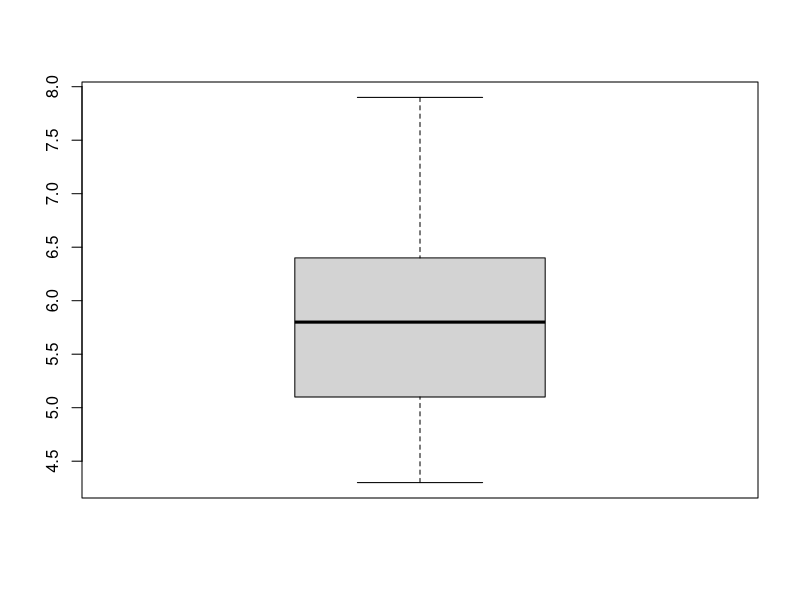
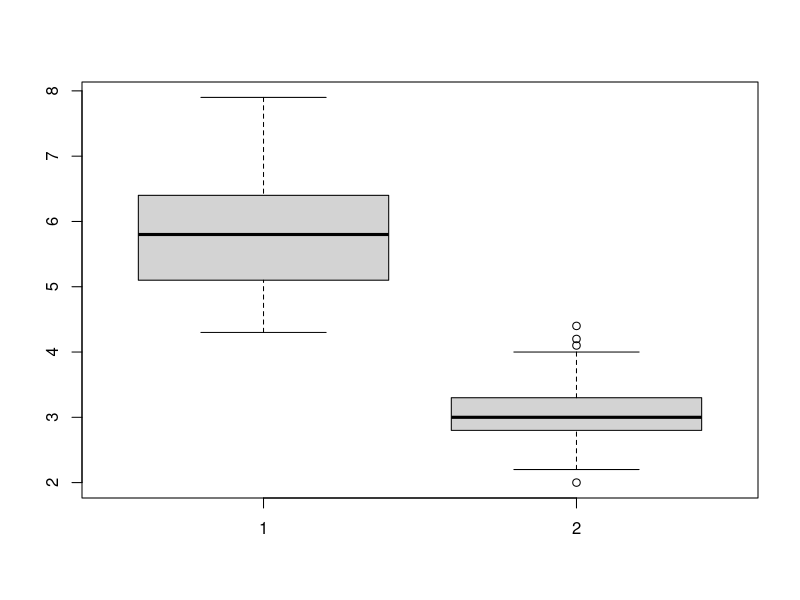
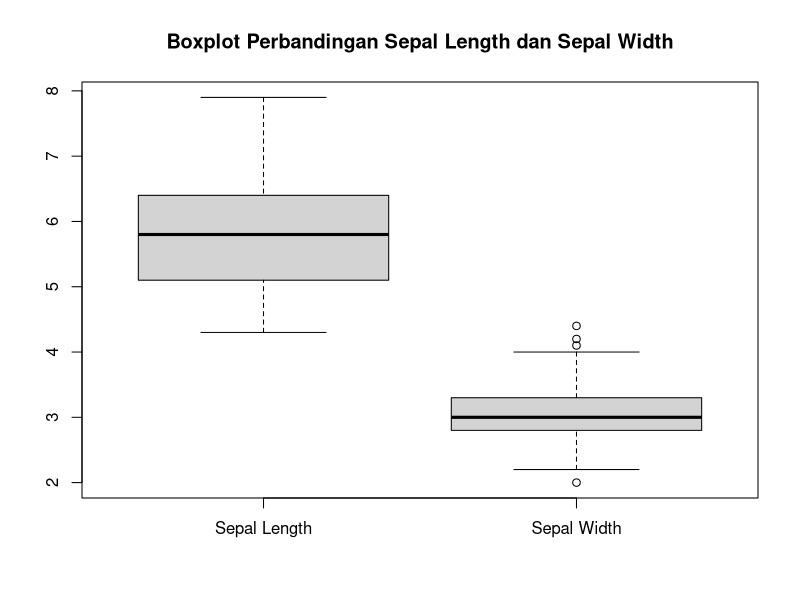
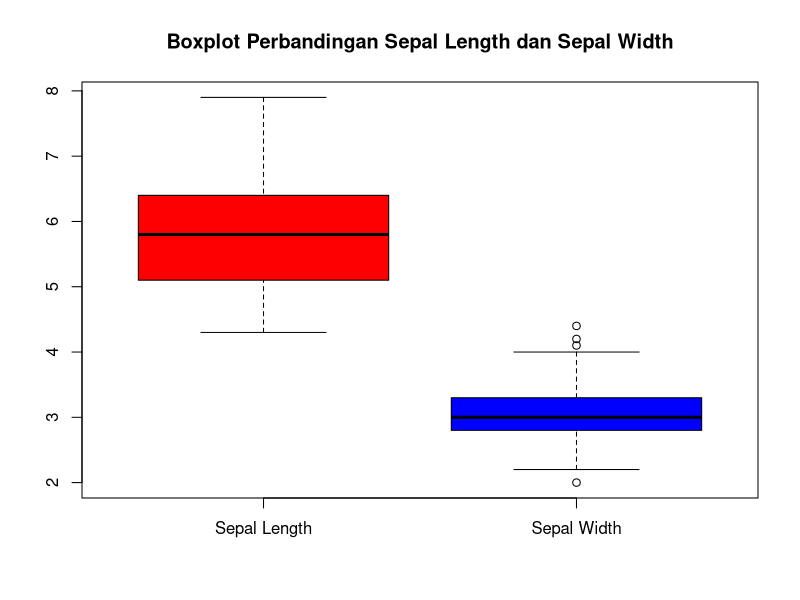
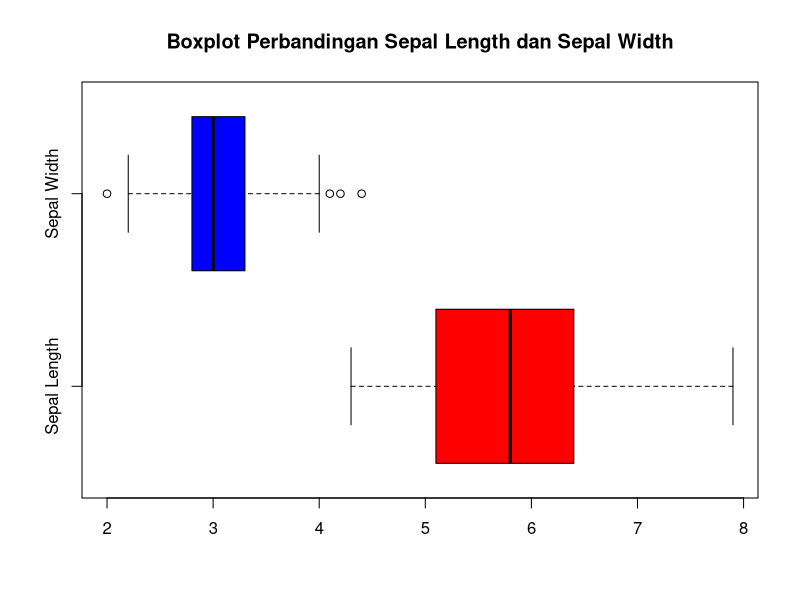
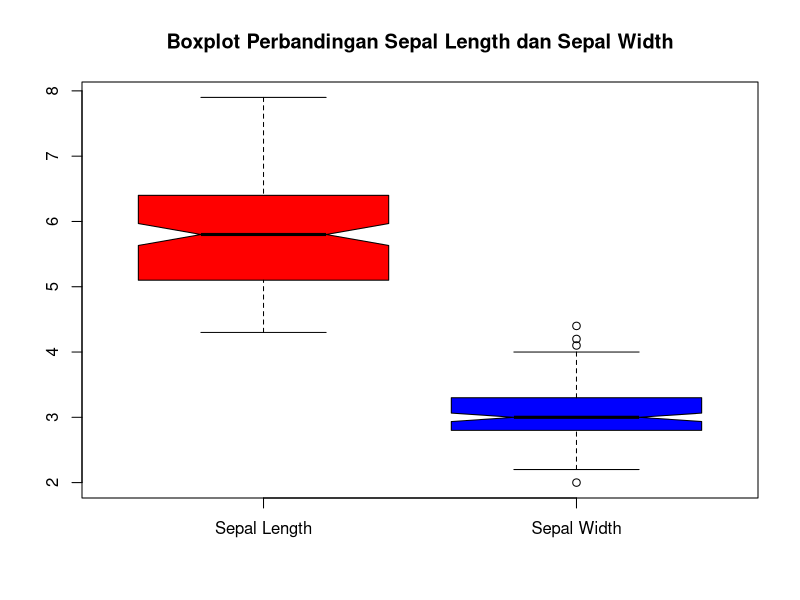
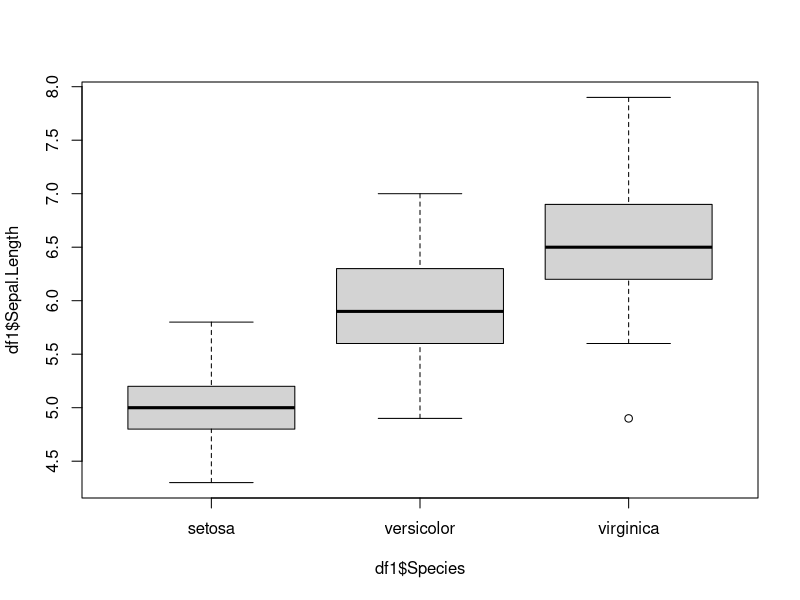
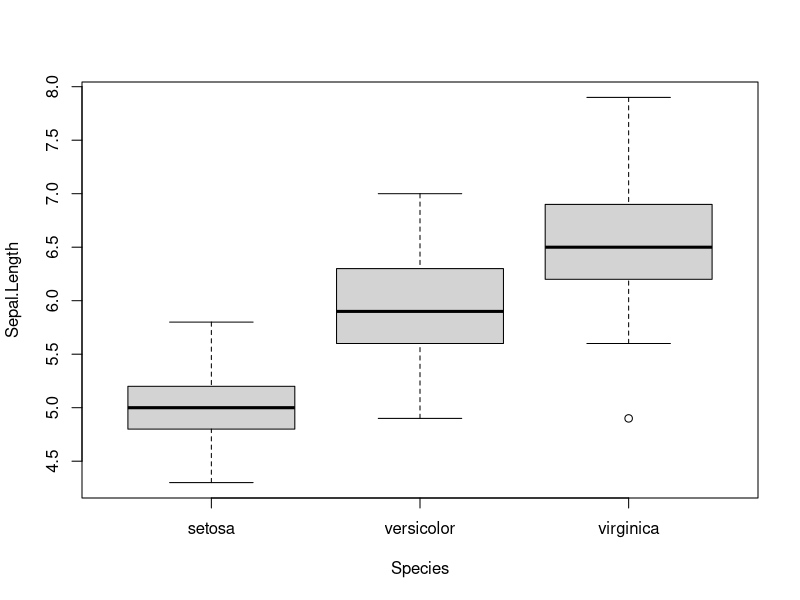

Recreate these plots in R, in order.
## ---- chunk 1
data("iris")
## ---- chunk 2
df1 <- iris
## ---- chunk 3
View(df1)
df1
## ---- chunk 4
ls(df1)
## ---- chunk 5
boxplot(df1$Sepal.Length) #1 variabel
## ---- chunk 6
boxplot(df1$Sepal.Length, df1$Sepal.Width) #2 variabel atau lebih
## ---- chunk 7
boxplot(df1$Sepal.Length, df1$Sepal.Width,
        main = "Boxplot Perbandingan Sepal Length dan Sepal Width",
        names = c("Sepal Length", "Sepal Width")) #tambahkan judul dan xlabel
## ---- chunk 8
boxplot(df1$Sepal.Length, df1$Sepal.Width,
        main = "Boxplot Perbandingan Sepal Length dan Sepal Width",
        names = c("Sepal Length", "Sepal Width"),
        col = c("red", "blue")) #ganti warna
## ---- chunk 9
boxplot(df1$Sepal.Length, df1$Sepal.Width,
        main = "Boxplot Perbandingan Sepal Length dan Sepal Width",
        names = c("Sepal Length", "Sepal Width"),
        col = c("red", "blue"),
        horizontal = TRUE) #rotate jadi horizontal
## ---- chunk 10
boxplot(df1$Sepal.Length, df1$Sepal.Width,
        main = "Boxplot Perbandingan Sepal Length dan Sepal Width",
        names = c("Sepal Length", "Sepal Width"),
        col = c("red", "blue"),
        notch = TRUE) # jadi "mengerucut" di sekitar median
## ---- chunk 11
boxplot(df1$Sepal.Length ~ df1$Species)
## ---- chunk 12
boxplot(Sepal.Length ~ Species, data = df1)
## ---- chunk 13
boxplot(df1$Sepal.Length ~ df1$Species, 
        main = "Perbandingan Sepal Length berdasarkan Species",
        xlab = "Species",
        ylab = "Sepal Length",
        col = c("blue","yellow","red"))
## ---- chunk 14
plot(df1)
## ---- chunk 15
plot(df1$Sepal.Length, df1$Sepal.Width)
## ---- chunk 16
plot(df1$Sepal.Length, df1$Sepal.Width, 
     main = "Ini Judul grafiknya")
## ---- chunk 17
plot(df1$Sepal.Length, df1$Sepal.Width, 
     main = "Ini Judul grafiknya",
     xlab = "Sumbu X",
     ylab = "Sumbu Y")
## ---- chunk 18
plot(df1$Sepal.Length, df1$Sepal.Width,
     main = "Scatter Plot Sepal Length dengan Sepal Width",
     xlab = "Sepal Length",
     ylab = "Sepal Width",
     col = "blue")
## ---- chunk 19
?stem
View(ChickWeight) #data dari r
stem(ChickWeight$weight)
hist(ChickWeight$weight) #buat perbandingan
## ---- chunk 20
min(ChickWeight$weight) #cek nilai minimumnya
max(ChickWeight$weight) #cek maxnya
## ---- chunk 21
stem(ChickWeight$weight, scale = 5) 
stem(ChickWeight$weight, width = 100) 
## ---- chunk 22
?dotchart
View(mtcars)
## ---- chunk 23
dotchart(mtcars$mpg)
## ---- chunk 24
dotchart(mtcars$mpg, labels = row.names(mtcars),
         cex = 0.9, xlab = "mpg",
         main = "Persebaran Jarak Yang Dapat Ditempuh Per Galon")
## ---- chunk 25
grps <- as.factor(mtcars$cyl)
my_cols <- c("blue", "darkgreen", "orange")
dotchart(mtcars$mpg, labels = row.names(mtcars),
         groups = grps, gcolor = my_cols,
         color = my_cols[grps],
         cex = 0.9,  pch = 22, xlab = "mpg",
         main = "Persebaran Jarak Yang Dapat Ditempuh Per Galon Berdasarkan Jumlah Silinder")
legend("bottomright", legend = c("4","6", "6"),
       fill = my_cols, cex = 0.8)
## ---- chunk 26
data()
## ---- chunk 27
?iris
## ---- chunk 28
data(package = "datasets")
## ---- chunk 29
data("nhtemp")
## ---- chunk 30
View(nhtemp)
nhtemp
## ---- chunk 31
plot(nhtemp)
## ---- chunk 32
df_nhtemp <- data.frame(Time=time(nhtemp),
                        Temp=as.matrix(nhtemp))
## ---- chunk 33
View(df_nhtemp)
df_nhtemp
## ---- chunk 34
plot(df_nhtemp$Time, df_nhtemp$Temp, type="l")
## ---- chunk 35
plot(df_nhtemp$Time, df_nhtemp$Temp, type="l",
     xlab="Time", ylab="Temp",
     main="Average Yearly Temperature in New Haven")
## ---- chunk 36
library(ggplot2)
## ---- chunk 37
data(package = "ggplot2")
## ---- chunk 38
data("economics", package = "ggplot2")
## ---- chunk 39
df2 <- economics
## ---- chunk 40
View(df2)
df2
## ---- chunk 41
ls(df2)
## ---- chunk 42
plot(df2$date, df2$unemploy,
     type = "l",
     col = "red")
## ---- chunk 43
ggplot(df2, aes(x = date, y = unemploy))
## ---- chunk 44
ggplot(df2, aes(x = date, y = unemploy)) + 
  geom_line()
## ---- chunk 45
2+3
## ---- chunk 46
tren_pengangguran <- ggplot(df2, aes(x = date, y = unemploy)) + 
  geom_line()
## ---- chunk 47
tren_pengangguran
## ---- chunk 48
ggplot(df2, aes(x = date, y = unemploy)) + 
  geom_line() + 
  labs(
    title = "Line Chart Tahun dengan Jumlah Pengangguran",
    x = "Tahun",
    y = "Jumlah Pengangguran"
  )
## ---- chunk 49
ggplot(df1, aes(x = Sepal.Length, y = Sepal.Width)) + 
  geom_point()
## ---- chunk 50
ggplot(df1, aes(x = Sepal.Length, y = Sepal.Width, color = Species)) + 
  geom_point()
## ---- chunk 51
ggplot(df1, aes(x = Sepal.Length, y = Sepal.Width, color = Species)) + 
  geom_point() + 
  labs(
    title = "Scatter Plot Sepal Length vs Sepal Width",
    x = "Sepal Length",
    y = "Sepal Width",
    color = "Species Names"
  )
## ---- chunk 52
ggplot(df1, aes(x = Petal.Length, y = Petal.Width, color = Species)) + 
  geom_point() + 
  labs(
    title = "Scatter Plot Petal Length vs Petal Width",
    x = "Petal Length",
    y = "Petal Width",
    color = "Species Names"
  )
## ---- chunk 53
data()
## ---- chunk 54
data(package = "datasets")
## ---- chunk 55
data("mtcars", package = "datasets")
## ---- chunk 56
df3 <- mtcars
## ---- chunk 57
View(df3)
df3
## ---- chunk 58
ls(df3)
## ---- chunk 59
df3$cyl
## ---- chunk 60
ggplot(df3, aes(x = cyl)) + 
  geom_bar()
## ---- chunk 61
ggplot(df3, aes(x = cyl, fill = "red")) + 
  geom_bar()
## ---- chunk 62
ggplot(df3, aes(x = cyl, fill = "red")) + 
  geom_bar(width = 1)
## ---- chunk 63
cyl_freq <- data.frame(table(df3$cyl, dnn="cyl"))
## ---- chunk 64
View(cyl_freq)
cyl_freq
## ---- chunk 65
ggplot(cyl_freq, aes(x = cyl, y = Freq)) + 
  geom_col()
## ---- chunk 66
ggplot(cyl_freq, aes(x = cyl, y = Freq, fill = "red")) + 
  geom_col(width = 0.5)
## ---- chunk 67
ggplot(df3, aes(x = factor(1), fill = factor(cyl))) + 
  geom_bar(width = 1) + 
  coord_polar(theta = "y")
## ---- chunk 68
ggplot(df3, aes(x = factor(1), fill = factor(cyl))) + 
  geom_bar(width = 1) + 
  coord_polar(theta = "y") +
  labs(
    title = "Banyaknya Silinder di Mobil (dari Motor Trend, 1974)",
    x = "",
    y = "",
    fill = "cyl (banyaknya silinder)"
  )
## ---- chunk 69
ggplot(cyl_freq, aes(x = factor(1), y = Freq, fill = factor(cyl))) + 
  geom_col() +
  coord_polar(theta = "y")
## ---- chunk 70
ggplot(cyl_freq, aes(x = factor(1), y = Freq, fill = factor(cyl))) + 
  geom_col() +
  coord_polar(theta = "y") +
  labs(
    title = "Pie Chart Banyaknya Silinder dari Tabel Frekuensi",
    x = "",
    y = "",
    fill = "cyl (banyaknya silinder)"
  )
## ---- chunk 71
ggplot(df1, aes(x = Sepal.Length)) + 
  geom_histogram()
## ---- chunk 72
ggplot(df1, aes(x = Sepal.Length)) + 
  geom_histogram(binwidth = 0.5)
## ---- chunk 73
ggplot(df1, aes(x = Sepal.Length)) + 
  geom_histogram(binwidth = 0.5, fill = "skyblue", color = "black")
## ---- chunk 74
ggplot(df1, aes(x = Species, y = Sepal.Length)) + 
  geom_boxplot()
## ---- chunk 75
ggplot(df1, aes(x = Species, y = Sepal.Length)) + 
  geom_boxplot(fill = "skyblue", color = "black")
